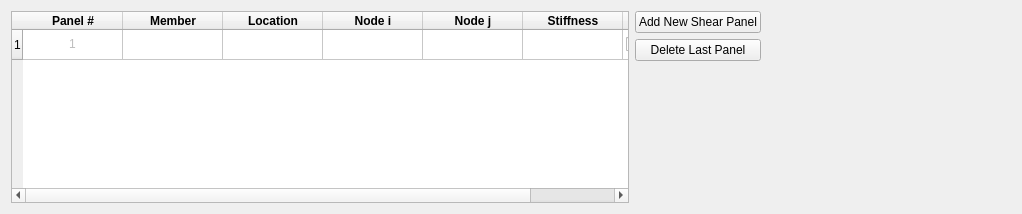
          <widget class="QWidget" name="ShearPanelsTan">
           <attribute name="title">
            <string>Shear Panels</string>
           </attribute>
           <layout class="QHBoxLayout" name="horizontalLayout_2">
            <item>
             <widget class="QTableWidget" name="Shear_panel_table">
              <property name="minimumSize">
               <size>
                <width>618</width>
                <height>0</height>
               </size>
              </property>
              <property name="dragDropMode">
               <enum>QAbstractItemView::DragDrop</enum>
              </property>
              <row>
               <property name="text">
                <string>1</string>
               </property>
              </row>
              <column>
               <property name="text">
                <string>Panel #</string>
               </property>
               <property name="font">
                <font>
                 <weight>75</weight>
                 <bold>true</bold>
                </font>
               </property>
              </column>
              <column>
               <property name="text">
                <string>Member</string>
               </property>
               <property name="font">
                <font>
                 <weight>75</weight>
                 <bold>true</bold>
                </font>
               </property>
              </column>
              <column>
               <property name="text">
                <string>Location</string>
               </property>
               <property name="font">
                <font>
                 <weight>75</weight>
                 <bold>true</bold>
                </font>
               </property>
              </column>
              <column>
               <property name="text">
                <string>Node i</string>
               </property>
               <property name="font">
                <font>
                 <weight>75</weight>
                 <bold>true</bold>
                </font>
               </property>
              </column>
              <column>
               <property name="text">
                <string>Node j</string>
               </property>
               <property name="font">
                <font>
                 <weight>75</weight>
                 <bold>true</bold>
                </font>
               </property>
              </column>
              <column>
               <property name="text">
                <string>Stiffness</string>
               </property>
               <property name="font">
                <font>
                 <weight>75</weight>
                 <bold>true</bold>
                </font>
               </property>
              </column>
              <column>
               <property name="text">
                <string>Status</string>
               </property>
               <property name="font">
                <font>
                 <weight>75</weight>
                 <bold>true</bold>
                </font>
               </property>
              </column>
              <item row="0" column="0">
               <property name="text">
                <string>1</string>
               </property>
               <property name="textAlignment">
                <set>AlignHCenter|AlignVCenter|AlignCenter</set>
               </property>
               <property name="flags">
                <set>ItemIsDragEnabled|ItemIsUserCheckable</set>
               </property>
              </item>
              <item row="0" column="1">
               <property name="text">
                <string/>
               </property>
              </item>
              <item row="0" column="6">
               <property name="text">
                <string>Constant</string>
               </property>
               <property name="checkState">
                <enum>Checked</enum>
               </property>
               <property name="flags">
                <set>ItemIsDragEnabled|ItemIsUserCheckable|ItemIsEnabled</set>
               </property>
              </item>
             </widget>
            </item>
            <item>
             <layout class="QGridLayout" name="gridLayout_6">
              <item row="2" column="0" colspan="2">
               <widget class="QPushButton" name="Delete_last_panel">
                <property name="text">
                 <string>Delete Last Panel</string>
                </property>
               </widget>
              </item>
              <item row="1" column="0" colspan="2">
               <widget class="QPushButton" name="Shear_Panel_Add">
                <property name="text">
                 <string>Add New Shear Panel</string>
                </property>
               </widget>
              </item>
              <item row="3" column="0">
               <spacer name="verticalSpacer_2">
                <property name="orientation">
                 <enum>Qt::Vertical</enum>
                </property>
                <property name="sizeHint" stdset="0">
                 <size>
                  <width>20</width>
                  <height>40</height>
                 </size>
                </property>
               </spacer>
              </item>
             </layout>
            </item>
            <item>
             <spacer name="horizontalSpacer_3">
              <property name="orientation">
               <enum>Qt::Horizontal</enum>
              </property>
              <property name="sizeHint" stdset="0">
               <size>
                <width>250</width>
                <height>20</height>
               </size>
              </property>
             </spacer>
            </item>
           </layout>
          </widget>
